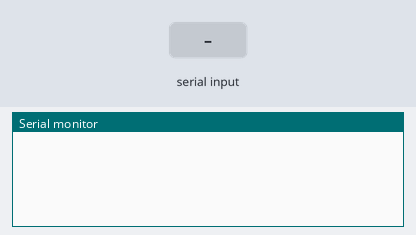
This sketch was run on a simulated ESP8266 (NodeMCU). On the bench: the last lines printed to the serial monitor. Inputs (shaded band) come from the test bench. WiFi joins after 1.5 s; servers stay silent unless stated; network time is answered at once with the bench clock; the local clock reads 2024-03-15 10:24:30 at power-on unless the sketch sets it.

Above: at 1.2 s.
1.3 s: "1982x" received over Serial
At 4.2 s:
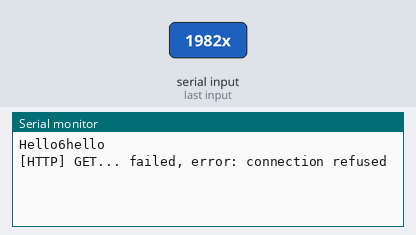
4.3 s: "9999x" received over Serial
At 7.2 s:
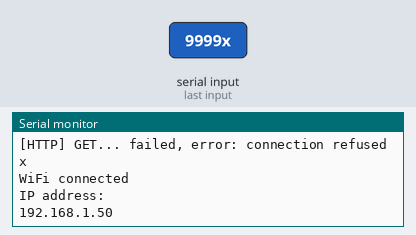
7.3 s: "1984x" received over Serial
At 10.0 s:
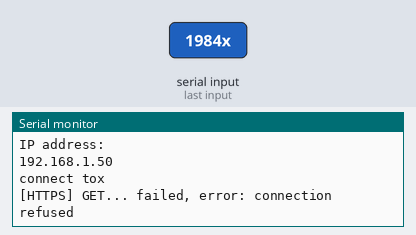
10.3 s: "1983x" received over Serial
At 10.9 s:
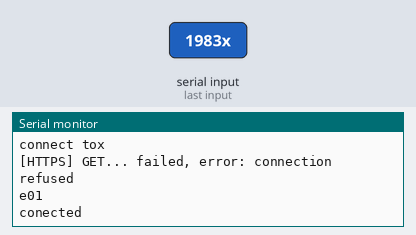
11.8 s: "1986x" received over Serial
At 14.0 s:
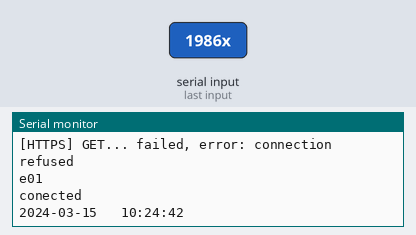

The sketch:

wifi_unit_SSL.ino
```cpp
/**
   BasicHTTPClient.ino

    Created on: 24.05.2015

*/

#include <Arduino.h>

#include <ESP8266WiFi.h>
#include <ESP8266WiFiMulti.h>
#include <ESP8266HTTPClient.h>
#include <WiFiClient.h>
#include <WiFiClientSecureBearSSL.h>
#include <NTPClient.h>
#include <WiFiUdp.h>


// globale veriables

ESP8266WiFiMulti WiFiMulti;

String inputString = "";         // a String to hold incoming data
bool stringComplete = false;  // whether the string is complete
String new_ssid="";
String new_pass="";

// Define NTP Client to get time
WiFiUDP ntpUDP;
NTPClient timeClient(ntpUDP);

// Variables to save date and time
String formattedDate;
String dayStamp;
String timeStamp;


void setup() {

  Serial.begin(115200);

}

void loop() {

    if(Serial.available())
    {

            int state = Serial.parseInt();

              if (state == 1982){

              String tag_id;
              String url;
              tag_id= Serial.readStringUntil('x');
              url=Serial.readStringUntil('#');
              Serial.println(tag_id);
              tag_id.replace(" ","");
              tag_id.replace("\n","\0");
              url.replace(" ","");
              tag_id.replace("\n","\0");

              tagSend(tag_id,url);

            }

            if (state == 9999){

              new_ssid= Serial.readStringUntil('%');
              new_pass=Serial.readStringUntil('%');
              pass_set(new_ssid,new_pass);
              delay(1000);
              if ((WiFiMulti.run() == WL_CONNECTED)){
                Serial.println("connect to"+new_ssid);
                //Serial.println(send_cmd());
              }
            }

            if (state == 1984){

              String  cmd= Serial.readStringUntil('%');

               //Serial.println(cmd);
               cmd.trim();
              if ((WiFiMulti.run() == WL_CONNECTED)){

                Serial.println(send_cmd(cmd));
              }
            }


             if (state == 1983){


              if ((WiFiMulti.run() == WL_CONNECTED)){

                Serial.println("conected");
              }
              else{

                 Serial.println("not_conected");
              }
            }


            if (state == 1986){

              String  cmd_ntp= Serial.readStringUntil('%');

               //Serial.println(cmd);
               cmd_ntp.trim();
              if ((WiFiMulti.run() == WL_CONNECTED)){

                Serial.println(ntp(cmd_ntp));
              }
              else{

                 Serial.println("not_conected");
              }
            }

    }


}

void tagSend(String tag_id ,String urlcmd){

  // wait for WiFi connection
  if ((WiFiMulti.run() == WL_CONNECTED)) {

    WiFiClient client;

    HTTPClient http;

    Serial.println("Hello6" +tag_id +"hello");

   //String urlcmd="http://etronicsolutions.com/rfid/index.php?tag_id=";
     // String urlcmd="https://aw.aurora.systems/login.php";

    String cmd=urlcmd +tag_id;
    Serial.println(cmd);

    if (http.begin(client,cmd)) {  // HTTP
     // Serial.print("[HTTP] GET...\n");
      // start connection and send HTTP header
      int httpCode = http.GET();
      // httpCode will be negative on error
      if (httpCode > 0) {
        // HTTP header has been send and Server response header has been handled
        Serial.printf("[HTTP] GET... code: %d\n", httpCode);
        // file found at server
        if (httpCode == HTTP_CODE_OK || httpCode == HTTP_CODE_MOVED_PERMANENTLY) {
          String payload = http.getString();
          Serial.println(payload);
        }
      } else {
        Serial.printf("[HTTP] GET... failed, error: %s\n", http.errorToString(httpCode).c_str());
      }

      http.end();
    } else {
      Serial.printf("[HTTP} Unable to connect\n");
    }
  }

  delay(1000);
}

void pass_set(String ssid,String pass){
Serial.println(ssid);
Serial.println(pass);
ssid=(String)ssid;
pass=(String)pass;

ssid.trim();
pass.trim();
//ssid="DOJO GUEST";
//pass= "welcometodojo";
//
//int str_len = ssid.length();
//
//// Prepare the character array (the buffer)
//char char_array[str_len];
//
//// Copy it over
//ssid.toCharArray(char_array, str_len);
//
//int pass_len = pass.length();
//
//char char_pass[pass_len];
//pass.toCharArray(char_pass, pass_len);

//char_pass[pass_len-1]='\0';
#ifndef STASSID
#define STASSID ssid.c_str();
#define STAPSK   pass.c_str();
#endif
//
const char* ssid_z   = STASSID;
const char* password = STAPSK;

 //ssid="DOJO GUEST";
 //pass= "welcometodojo";
 WiFi.mode(WIFI_STA);
 WiFiMulti.addAP(ssid_z,password);
WiFi.begin(ssid_z,password);
  while (WiFi.status() != WL_CONNECTED) {
    delay(100);
    Serial.print(".");
  }
  Serial.println("");
  Serial.println("WiFi connected");
  Serial.println("IP address: ");
  Serial.println(WiFi.localIP());

}

String send_cmd(String url){

    std::unique_ptr<BearSSL::WiFiClientSecure>client(new BearSSL::WiFiClientSecure);
    client->setInsecure();

    HTTPClient https;

    String rtn_str="e01";

    if (https.begin(*client, url)) {  // HTTPS
     // Serial.print("[HTTPS] GET...\n");
      // start connection and send HTTP header
      int httpCode = https.GET();

      // httpCode will be negative on error
      if (httpCode > 0) {
        // HTTP header has been send and Server response header has been handled
       // Serial.printf("[HTTPS] GET... code: %d\n", httpCode);

        // file found at server
        if (httpCode == HTTP_CODE_OK || httpCode == HTTP_CODE_MOVED_PERMANENTLY) {
          String payload = https.getString();
          //Serial.println(payload);
          rtn_str=payload;
        }
      } else {
        Serial.printf("[HTTPS] GET... failed, error: %s\n", https.errorToString(httpCode).c_str());
      }

      https.end();
    } else {
      Serial.printf("[HTTPS] Unable to connect\n");
    }

  delay(1000);
 return rtn_str;

}

String ntp(String offset){
   timeClient.begin();
   delay(100);
  String time_stmp="error_ntp";
 int off_set=offset.toInt();
 timeClient.setTimeOffset(off_set);


  while(!timeClient.update()) {
    timeClient.forceUpdate();
  }
  // The formattedDate comes with the following format:
  // 2018-05-28T16:00:13Z
  // We need to extract date and time
  formattedDate = timeClient.getFormattedDate();
  //Serial.println(formattedDate);

  // Extract date
  int splitT = formattedDate.indexOf("T");
  dayStamp = formattedDate.substring(0, splitT);
  //Serial.print("DATE: ");
  //Serial.println(dayStamp);
  // Extract time
  timeStamp = formattedDate.substring(splitT+1, formattedDate.length()-1);
  //Serial.print("HOUR: ");
  //Serial.println(timeStamp);

  time_stmp= dayStamp+"   "+timeStamp;

  return time_stmp;

}
```

Measured:
- after the input at 1.3 s, the serial monitor: prints a new line after 2.5 s (image 1)
- after the input at 4.3 s, the serial monitor: prints a new line after 2.7 s (image 2)
- after the input at 7.3 s, the serial monitor: prints a new line after 1.9 s (image 3)
- after the input at 10.3 s, the serial monitor: prints a new line at once (image 4)
- after the input at 11.8 s, the serial monitor: prints a new line after 1.1 s (image 5)
